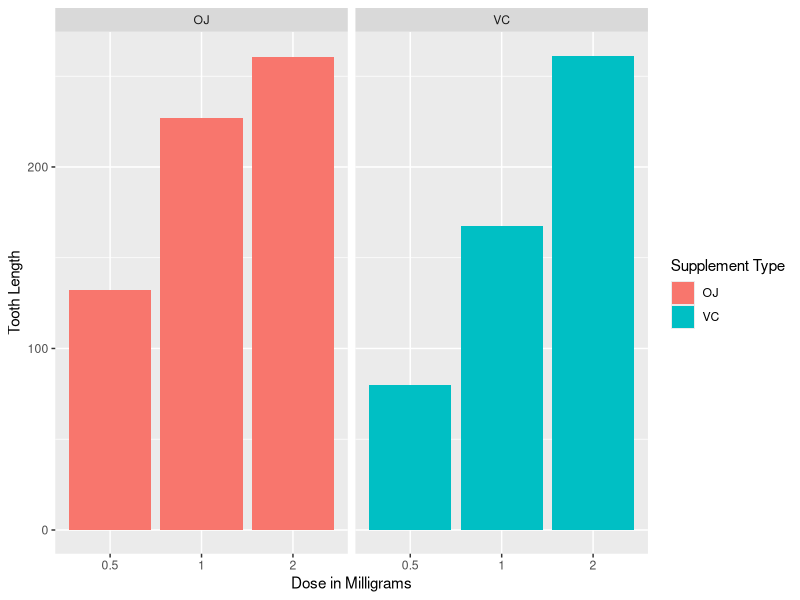

The R source for this figure:

## Load necesary packages
library(datasets)
library(ggplot2)

## Plot
ggplot(data=ToothGrowth, aes(x=as.factor(dose), y=len, fill=supp)) +
  geom_bar(stat="identity",) +
  facet_grid(. ~ supp) +
  xlab("Dose in Milligrams") +
  ylab("Tooth Length") +
  guides(fill=guide_legend(title="Supplement Type"))

## ------------------------------------------------------------------------
fit <- lm(len ~ dose + supp, data=ToothGrowth)
summary(fit)


## ------------------------------------------------------------------------
confint(fit)

